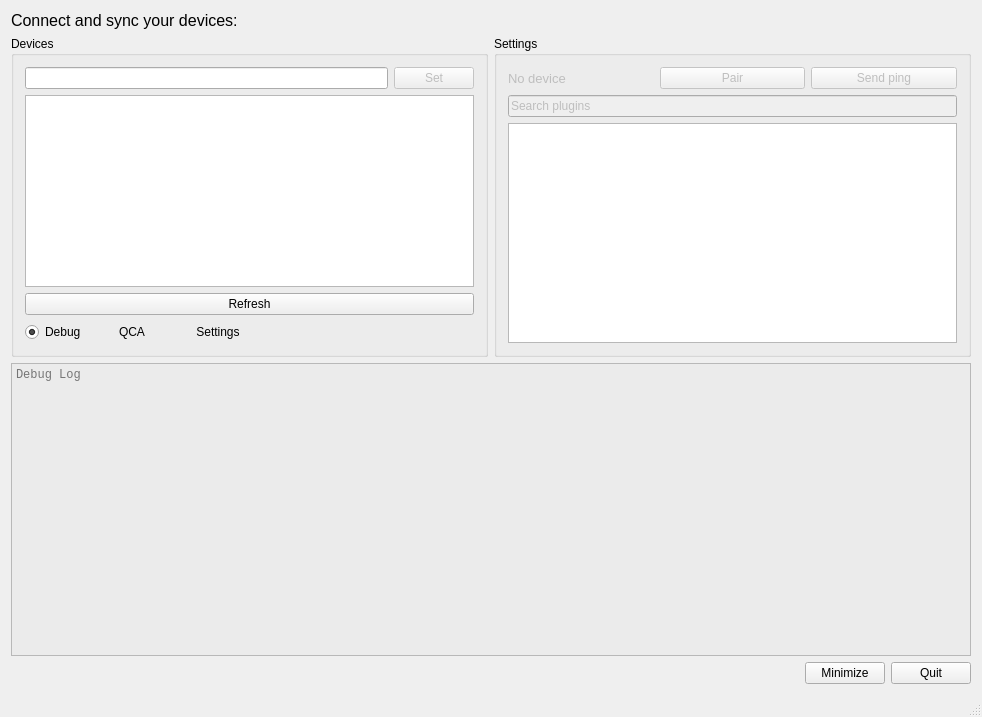
<?xml version="1.0" encoding="UTF-8"?>
<ui version="4.0">
 <class>MainWindow</class>
 <widget class="QMainWindow" name="MainWindow">
  <property name="geometry">
   <rect>
    <x>0</x>
    <y>0</y>
    <width>982</width>
    <height>717</height>
   </rect>
  </property>
  <property name="windowTitle">
   <string>WinConnect</string>
  </property>
  <property name="windowIcon">
   <iconset resource="res/resources.qrc">
    <normaloff>:/icons/AppIcon.png</normaloff>:/icons/AppIcon.png</iconset>
  </property>
  <widget class="QWidget" name="centralWidget">
   <layout class="QGridLayout" name="gridLayout">
    <item row="0" column="0">
     <layout class="QVBoxLayout" name="verticalLayout_4">
      <item>
       <layout class="QVBoxLayout" name="verticalLayout_3">
        <item>
         <widget class="QLabel" name="label">
          <property name="font">
           <font>
            <pointsize>12</pointsize>
           </font>
          </property>
          <property name="text">
           <string>Connect and sync your devices:</string>
          </property>
         </widget>
        </item>
        <item>
         <layout class="QHBoxLayout" name="horizontalLayout_4">
          <item>
           <widget class="QGroupBox" name="groupBox">
            <property name="title">
             <string>Devices</string>
            </property>
            <layout class="QVBoxLayout" name="verticalLayout">
             <item>
              <layout class="QHBoxLayout" name="horizontalLayout">
               <item>
                <widget class="QLineEdit" name="lineEditMyName"/>
               </item>
               <item>
                <widget class="QPushButton" name="pushButtonMyName">
                 <property name="enabled">
                  <bool>false</bool>
                 </property>
                 <property name="text">
                  <string>Set</string>
                 </property>
                </widget>
               </item>
              </layout>
             </item>
             <item>
              <widget class="QListView" name="listViewDevice"/>
             </item>
             <item>
              <widget class="QPushButton" name="pushButtonRefresh">
               <property name="text">
                <string>Refresh</string>
               </property>
              </widget>
             </item>
             <item>
              <layout class="QHBoxLayout" name="horizontalLayout_7">
               <item>
                <widget class="QRadioButton" name="radioButtonLog">
                 <property name="text">
                  <string>Debug</string>
                 </property>
                 <property name="checked">
                  <bool>true</bool>
                 </property>
                </widget>
               </item>
               <item>
                <widget class="QPushButton" name="pushButtonQcaInfo">
                 <property name="enabled">
                  <bool>true</bool>
                 </property>
                 <property name="text">
                  <string>QCA</string>
                 </property>
                 <property name="flat">
                  <bool>true</bool>
                 </property>
                </widget>
               </item>
               <item>
                <widget class="QPushButton" name="pushButtonSettingInfo">
                 <property name="text">
                  <string>Settings</string>
                 </property>
                 <property name="flat">
                  <bool>true</bool>
                 </property>
                </widget>
               </item>
               <item>
                <spacer name="horizontalSpacer_2">
                 <property name="orientation">
                  <enum>Qt::Horizontal</enum>
                 </property>
                 <property name="sizeHint" stdset="0">
                  <size>
                   <width>40</width>
                   <height>20</height>
                  </size>
                 </property>
                </spacer>
               </item>
              </layout>
             </item>
            </layout>
           </widget>
          </item>
          <item>
           <widget class="QGroupBox" name="groupBox_2">
            <property name="title">
             <string>Settings</string>
            </property>
            <layout class="QVBoxLayout" name="verticalLayout_2">
             <item>
              <layout class="QHBoxLayout" name="horizontalLayout_2">
               <item>
                <widget class="QLabel" name="labelPairedDevice">
                 <property name="enabled">
                  <bool>false</bool>
                 </property>
                 <property name="font">
                  <font>
                   <pointsize>10</pointsize>
                  </font>
                 </property>
                 <property name="text">
                  <string>No device</string>
                 </property>
                 <property name="margin">
                  <number>0</number>
                 </property>
                </widget>
               </item>
               <item>
                <widget class="QPushButton" name="pushButtonUnPair">
                 <property name="enabled">
                  <bool>false</bool>
                 </property>
                 <property name="text">
                  <string>Pair</string>
                 </property>
                 <property name="flat">
                  <bool>false</bool>
                 </property>
                </widget>
               </item>
               <item>
                <widget class="QPushButton" name="pushButtonPing">
                 <property name="enabled">
                  <bool>false</bool>
                 </property>
                 <property name="text">
                  <string>Send ping</string>
                 </property>
                </widget>
               </item>
              </layout>
             </item>
             <item>
              <widget class="QLineEdit" name="lineEditSearcPlugins">
               <property name="enabled">
                <bool>false</bool>
               </property>
               <property name="text">
                <string>Search plugins</string>
               </property>
              </widget>
             </item>
             <item>
              <widget class="QListWidget" name="listWidgetPlugins"/>
             </item>
            </layout>
           </widget>
          </item>
         </layout>
        </item>
        <item>
         <widget class="QPlainTextEdit" name="plainTextEditDebug">
          <property name="enabled">
           <bool>true</bool>
          </property>
          <property name="palette">
           <palette>
            <active>
             <colorrole role="Base">
              <brush brushstyle="SolidPattern">
               <color alpha="255">
                <red>235</red>
                <green>235</green>
                <blue>235</blue>
               </color>
              </brush>
             </colorrole>
            </active>
            <inactive>
             <colorrole role="Base">
              <brush brushstyle="SolidPattern">
               <color alpha="255">
                <red>235</red>
                <green>235</green>
                <blue>235</blue>
               </color>
              </brush>
             </colorrole>
            </inactive>
            <disabled>
             <colorrole role="Base">
              <brush brushstyle="SolidPattern">
               <color alpha="255">
                <red>240</red>
                <green>240</green>
                <blue>240</blue>
               </color>
              </brush>
             </colorrole>
            </disabled>
           </palette>
          </property>
          <property name="font">
           <font>
            <family>Lucida Console</family>
           </font>
          </property>
          <property name="acceptDrops">
           <bool>false</bool>
          </property>
          <property name="verticalScrollBarPolicy">
           <enum>Qt::ScrollBarAsNeeded</enum>
          </property>
          <property name="undoRedoEnabled">
           <bool>false</bool>
          </property>
          <property name="lineWrapMode">
           <enum>QPlainTextEdit::NoWrap</enum>
          </property>
          <property name="readOnly">
           <bool>true</bool>
          </property>
          <property name="placeholderText">
           <string>Debug Log</string>
          </property>
         </widget>
        </item>
       </layout>
      </item>
      <item>
       <layout class="QHBoxLayout" name="horizontalLayout_3">
        <item>
         <spacer name="horizontalSpacer">
          <property name="orientation">
           <enum>Qt::Horizontal</enum>
          </property>
          <property name="sizeHint" stdset="0">
           <size>
            <width>40</width>
            <height>20</height>
           </size>
          </property>
         </spacer>
        </item>
        <item>
         <widget class="QPushButton" name="pushButtonOk">
          <property name="text">
           <string>Minimize</string>
          </property>
         </widget>
        </item>
        <item>
         <widget class="QPushButton" name="pushButtonCancel">
          <property name="text">
           <string>Quit</string>
          </property>
         </widget>
        </item>
       </layout>
      </item>
     </layout>
    </item>
   </layout>
  </widget>
  <widget class="QMenuBar" name="menuBar">
   <property name="geometry">
    <rect>
     <x>0</x>
     <y>0</y>
     <width>982</width>
     <height>21</height>
    </rect>
   </property>
  </widget>
  <widget class="QStatusBar" name="statusBar"/>
 </widget>
 <layoutdefault spacing="6" margin="11"/>
 <resources>
  <include location="res/resources.qrc"/>
 </resources>
 <connections>
  <connection>
   <sender>pushButtonCancel</sender>
   <signal>clicked()</signal>
   <receiver>MainWindow</receiver>
   <slot>close()</slot>
   <hints>
    <hint type="sourcelabel">
     <x>970</x>
     <y>685</y>
    </hint>
    <hint type="destinationlabel">
     <x>356</x>
     <y>628</y>
    </hint>
   </hints>
  </connection>
 </connections>
</ui>
